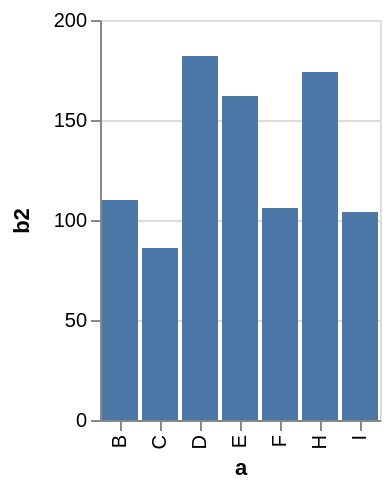

The Vega-Lite source for this figure:
### Vega specification from a JSON file in a GitHub repository (floating-point values rounded to 4 significant figures)
{"$schema": "https://vega.github.io/schema/vega/v5.json", "description": "A simple bar chart with embedded data that uses a filter and calculate.", "autosize": "pad", "padding": 5, "height": 200, "style": "cell", "data": [{"name": "source_0", "values": [{"a": "A", "b": 28}, {"a": "B", "b": 55}, {"a": "C", "b": 43}, {"a": "G", "b": 19}, {"a": "H", "b": 87}, {"a": "I", "b": 52}, {"a": "D", "b": 91}, {"a": "E", "b": 81}, {"a": "F", "b": 53}]}, {"name": "data_0", "source": "source_0", "transform": [{"type": "formula", "expr": "2*datum.b", "as": "b2"}, {"type": "filter", "expr": "datum.b2 > 60"}]}], "signals": [{"name": "x_step", "value": 20}, {"name": "width", "update": "bandspace(domain('x').length, 0.1, 0.05) * x_step"}], "marks": [{"name": "marks", "type": "rect", "style": ["bar"], "from": {"data": "data_0"}, "encode": {"update": {"fill": [{"test": "datum[\"b2\"] === null || isNaN(datum[\"b2\"])", "value": null}, {"value": "#4c78a8"}], "tooltip": {"signal": "{\"b2\": format(datum[\"b2\"], \"\"), \"a\": ''+datum[\"a\"]}"}, "x": {"scale": "x", "field": "a"}, "width": {"scale": "x", "band": true}, "y": {"scale": "y", "field": "b2"}, "y2": {"scale": "y", "value": 0}}}}], "scales": [{"name": "x", "type": "band", "domain": {"data": "data_0", "field": "a", "sort": true}, "range": {"step": {"signal": "x_step"}}, "paddingInner": 0.1, "paddingOuter": 0.05}, {"name": "y", "type": "linear", "domain": {"data": "data_0", "field": "b2"}, "range": [{"signal": "height"}, 0], "nice": true, "zero": true}], "axes": [{"scale": "x", "orient": "bottom", "grid": false, "title": "a", "labelAlign": "right", "labelAngle": 270, "labelBaseline": "middle", "labelOverlap": true, "zindex": 1}, {"scale": "y", "orient": "left", "grid": false, "title": "b2", "labelOverlap": true, "tickCount": {"signal": "ceil(height/40)"}, "zindex": 1}, {"scale": "y", "orient": "left", "gridScale": "x", "grid": true, "tickCount": {"signal": "ceil(height/40)"}, "domain": false, "labels": false, "maxExtent": 0, "minExtent": 0, "ticks": false, "zindex": 0}], "config": {"axisY": {"minExtent": 30}}}
